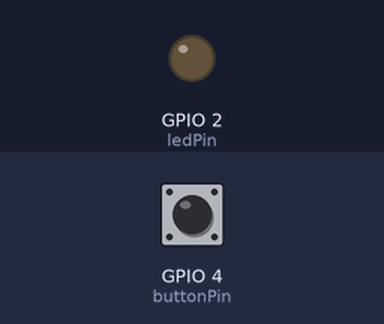
Recording of a sketch running on a simulated ESP32. Shown: output pins drawn as LEDs (lit = HIGH). Dashed ring = blinking. The test bench sets the inputs (shaded band); at power-on: GPIO 4 (buttonPin) HIGH. What the sketch prints to the serial monitor is not drawn.

Above: at 3.2 s.
3.3 s: GPIO 4 (buttonPin) pulled LOW for 3.2 s
At 5.1 s:
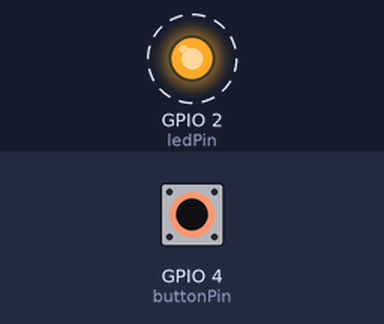
8.8 s: GPIO 4 (buttonPin) pulled LOW for 0.15 s
At 10.6 s:
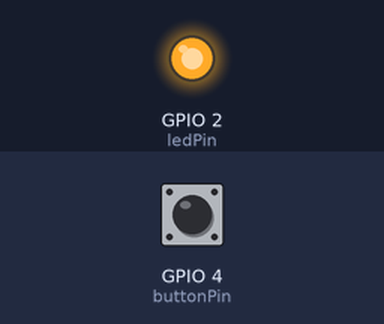
11.3 s: GPIO 4 (buttonPin) pulled LOW for 1 s
At 12.7 s:
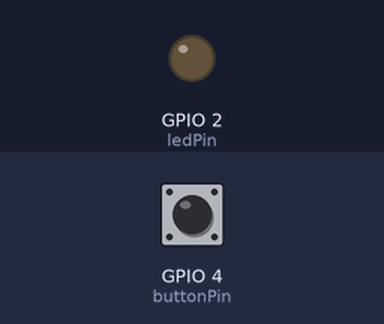
Timing chart, 0 to 14.3 s (numbered marks = the images above; inputs shaded):
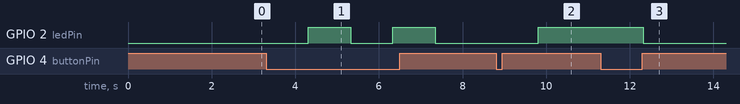

Measured:
- after the input at 3.3 s, GPIO 2 (ledPin): alternates HIGH for 1.0 s and LOW for 1.0 s, starting after 1.0 s
- after the input at 8.8 s, GPIO 2 (ledPin): LOW → HIGH after 1.0 s
- after the input at 11.3 s, GPIO 2 (ledPin): HIGH → LOW after 1.0 s

The sketch:

integration-mp3-button.ino
```cpp
const int buttonPin = 4;
const int ledPin = 2;

int buttonState = 0;      // Variable to store the button state
unsigned long ledOnTime = 0;
unsigned long reactionTime = 0;
bool gameInProgress = false;

#include <HardwareSerial.h>
HardwareSerial MP3(2); // Use UART2 for MP3 player communication

static int8_t set_volume[] = {0x7e, 0x03, 0x31, 0x50, 0xef};
static int8_t select_SD_card[] = {0x7e, 0x03, 0X35, 0x01, 0xef};
static int8_t play_first_song[] = {0x7e, 0x04, 0x41, 0x00, 0x01, 0xef};
static int8_t pauseCmd[] = {0x7e, 0x02, 0x02, 0xef};

void setup() {
  pinMode(buttonPin, INPUT_PULLUP); // Configure the button pin as input with pull-up resistor
  pinMode(ledPin, OUTPUT);           // Configure the LED pin as output

  Serial.begin(9600); // Initialize Serial communication for debugging
  MP3.begin(9600, SERIAL_8N1, 17, 16); // Initiate the Serial MP3 Player Module
  send_command_to_MP3_player(select_SD_card, 5);
  send_command_to_MP3_player(set_volume, 5);
}

void loop() {
  buttonState = digitalRead(buttonPin); // Read the state of the button

  if (!gameInProgress) {
    digitalWrite(ledPin, LOW); // Turn off the LED
    if (buttonState == LOW) {
      gameInProgress = true;
      ledOnTime = millis(); // Record the time when the button is pressed
      send_command_to_MP3_player(play_first_song, 6); // Play the first song
    }
  } else {
    digitalWrite(ledPin, HIGH); // Turn on the LED
    if (buttonState == LOW) {
      reactionTime = millis() - ledOnTime; // Calculate the reaction time
      Serial.print("Reaction Time: ");
      Serial.print(reactionTime);
      Serial.println(" ms");
      send_command_to_MP3_player(pauseCmd, 4); // Pause the song
      gameInProgress = false;
    }
  }

  delay(10); // Add a small delay for stability
}

void send_command_to_MP3_player(int8_t command[], int len) {
  Serial.print("\nMP3 Command => ");
  for (int i = 0; i < len; i++) {
    MP3.write(command[i]);
    Serial.print(command[i], HEX);
  }
  delay(1000);
}
```
